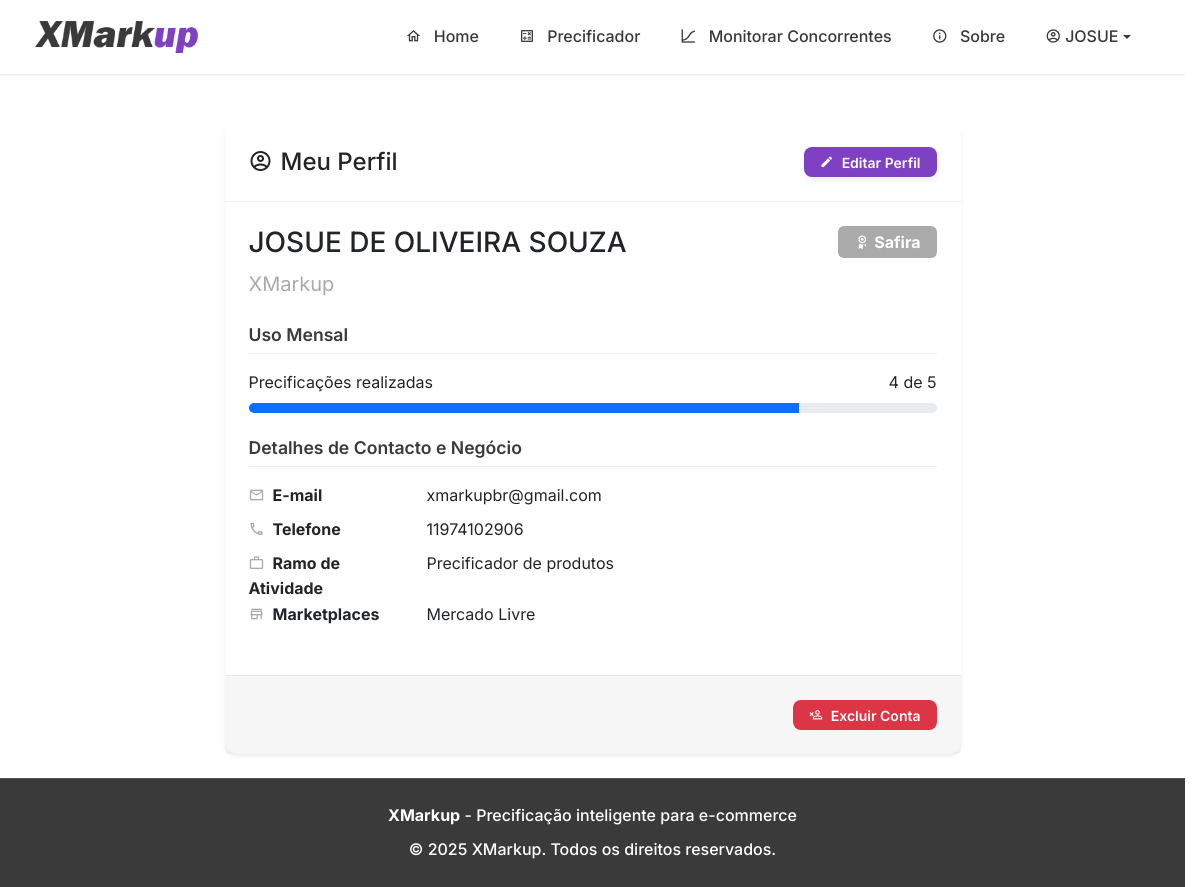
Screenshot of /perfil (signed in) with the database file from the repository.
### tables this page shows
CREATE TABLE users (
            id INTEGER PRIMARY KEY AUTOINCREMENT,
            email TEXT UNIQUE NOT NULL,
            password TEXT NOT NULL,
            nome_completo TEXT,
            empresa TEXT,
            telefone TEXT,
            ramo_atividade TEXT,
            marketplaces TEXT,
            is_admin BOOLEAN NOT NULL DEFAULT 0,
            
            -- COLUNAS DE GESTÃO DE CLIENTES --
            status_cliente TEXT NOT NULL DEFAULT 'Safira',
            precificacao_limit INTEGER NOT NULL DEFAULT 5,
            limit_reset_date TIMESTAMP,

            -- COLUNAS DE CONFIGURAÇÃO --
            default_margem REAL DEFAULT 0.0,
            default_comissao_site REAL DEFAULT 0.0,
            default_frete_site REAL DEFAULT 0.0,
            default_comissao_ml REAL DEFAULT 0.0,
            default_frete_ml REAL DEFAULT 0.0,
            default_comissao_shopee REAL DEFAULT 0.0,
            default_frete_shopee REAL DEFAULT 0.0,
            
            -- NOVAS COLUNAS PARA MARGEM DE CONTRIBUIÇÃO --
            default_pricing_method TEXT DEFAULT 'simple_margin',
            default_fixed_costs REAL DEFAULT 0.0,
            default_monthly_sales_qty INTEGER DEFAULT 100,
            default_contribution_margin REAL DEFAULT 30.0,
            
            -- NOVAS COLUNAS PARA EXCLUSÃO DE CONTA --
            is_deleted BOOLEAN NOT NULL DEFAULT 0,
            deleted_at TIMESTAMP,
            delete_reason TEXT
        );

### app.py (the view)
@app.route('/perfil')
@login_required
def perfil():
    db = get_db()
    user_data = db.execute(
        'SELECT * FROM users WHERE id = ?', (current_user.id,)
    ).fetchone()
    uso_recente = get_user_usage(db, current_user.id, user_data['limit_reset_date'])
    return render_template(
        'perfil.html',
        user=user_data,
        uso_recente=uso_recente
    )

### app.py (called while the page is built, shortened)
def get_user_usage(db, user_id, last_reset_date=None):
    start_date = datetime.now() - timedelta(days=30)
    count = db.execute(
        "SELECT COUNT(id) FROM precificacoes WHERE user_id = ? AND criado_em > ?",
        (user_id, start_date)
    ).fetchone()[0]
    return count

### database.py (called while the page is built)
def get_db():
    if 'db' not in g:
        g.db = sqlite3.connect(DATABASE_NAME)
        g.db.row_factory = sqlite3.Row
    return g.db

### templates/perfil.html (shortened to what this page needs)
{% extends 'base.html' %}
{% block content %}
<div class="container mt-4">
    <div class="row justify-content-center">
        <div class="col-lg-8">
            <div class="card shadow-sm">
                <div class="card-header d-flex justify-content-between align-items-center">
                    <h4 class="mb-0"><span class="mdi mdi-account-circle-outline me-2"></span>Meu Perfil</h4>
                    <a href="{{ url_for('editar_perfil') }}" class="btn btn-sm btn-primary">
                        <span class="mdi mdi-pencil me-1"></span>Editar Perfil
                    </a>
                </div>
                <div class="card-body p-4">
                    <div class="d-flex justify-content-between align-items-start mb-4">
                        <div>
                            <h3>{{ user.nome_completo }}</h3>
                            <p class="text-muted fs-5 mb-0">{{ user.empresa or 'Empresa não informada' }}</p>
                        </div>
                        <div>
                            {% set status_color = 'secondary' %}
                            {% if user.status_cliente == 'Esmeralda' %}{% set status_color = 'success' %}{% endif %}
                            {% if user.status_cliente == 'Diamante' %}{% set status_color = 'primary' %}{% endif %}
                            <span class="badge bg-{{ status_color }} fs-6 px-3 py-2">
                                <span class="mdi mdi-seal-variant me-1"></span>{{ user.status_cliente }}
                            </span>
                        </div>
                    </div>
                    <div class="mb-4">
                        <h5 class="form-section-title">Uso Mensal</h5>
                        <div class="d-flex justify-content-between">
                            <span>Precificações realizadas</span>
                            <span>{{ uso_recente }} de {{ user.precificacao_limit }}</span>
                        </div>
                        <div class="progress mt-2" style="height: 10px;">
                            {% set usage_percent = (uso_recente / user.precificacao_limit * 100)|int %}
                            <div class="progress-bar" role="progressbar" style="width: {{ usage_percent }}%;" aria-valuenow="{{ uso_recente }}" aria-valuemin="0" aria-valuemax="{{ user.precificacao_limit }}"></div>
                        </div>
                    </div>
                    <h5 class="form-section-title mt-4">Detalhes de Contacto e Negócio</h5>
                    <dl class="row mt-3">
                        <dt class="col-sm-4 col-lg-3"><span class="mdi mdi-email-outline me-2 text-muted"></span>E-mail</dt>
                        <dd class="col-sm-8 col-lg-9">{{ user.email }}</dd>
                        <dt class="col-sm-4 col-lg-3"><span class="mdi mdi-phone-outline me-2 text-muted"></span>Telefone</dt>
                        <dd class="col-sm-8 col-lg-9">{{ user.telefone or 'Não informado' }}</dd>
                        <dt class="col-sm-4 col-lg-3"><span class="mdi mdi-briefcase-outline me-2 text-muted"></span>Ramo de Atividade</dt>
                        <dd class="col-sm-8 col-lg-9">{{ user.ramo_atividade or 'Não informado' }}</dd>
                        <dt class="col-sm-4 col-lg-3"><span class="mdi mdi-store-outline me-2 text-muted"></span>Marketplaces</dt>
                        <dd class="col-sm-8 col-lg-9">{{ user.marketplaces.replace(',', ', ') if user.marketplaces else 'Não informado' }}</dd>
                    </dl>
                </div>
                <div class="card-footer bg-light text-end">
                    <button type="button" class="btn btn-sm btn-danger" data-bs-toggle="modal" data-bs-target="#deleteAccountModal">
                        <span class="mdi mdi-account-remove-outline me-1"></span>Excluir Conta
                    </button>
                </div>
            </div>
        </div>
    </div>
</div>
{% endblock %}

### templates/base.html (shortened to what this page needs)
<!DOCTYPE html>
<html lang="pt-br">
<head>
    <link href="https://cdn.jsdelivr.net/npm/bootstrap@5.3.3/dist/css/bootstrap.min.css" rel="stylesheet">
    <link rel="stylesheet" href="https://cdn.jsdelivr.net/npm/@mdi/font@7.4.47/css/materialdesignicons.min.css">
    <link rel="stylesheet" href="{{ url_for('static', filename='css/style.css') }}">
</head>
<body>
    <nav class="navbar navbar-expand-lg sticky-top">
        <div class="container">
            <a class="navbar-brand d-flex align-items-center" href="{{ url_for('home') }}">
                <img src="{{ url_for('static', filename='logo.png') }}" alt="XMarkup Logo" height="32" class="me-2">
            </a>
            <div class="collapse navbar-collapse" id="navbarNav">
                <ul class="navbar-nav ms-auto">
                    <li class="nav-item">
                        <a class="nav-link {% if request.endpoint == 'home' %}active{% endif %}"
                           href="{{ url_for('home') }}">
                            <span class="mdi mdi-home-outline"></span>
                            Home
                        </a>
                    </li>
                    {% if current_user.is_authenticated %}
                    <li class="nav-item">
                        <a class="nav-link {% if request.endpoint == 'precificador' %}active{% endif %}"
                           href="{{ url_for('precificador') }}">
                            <span class="mdi mdi-calculator-variant-outline"></span>
                            Precificador
                        </a>
                    </li>
                    <li class="nav-item">
                        <a class="nav-link {% if request.endpoint == 'competitor_monitor' %}active{% endif %}"
                           href="{{ url_for('competitor_monitor') }}">
                            <span class="mdi mdi-chart-bell-curve-cumulative"></span>
                            Monitorar Concorrentes
                        </a>
                    </li>
                    {% endif %}
                    <li class="nav-item">
                        <a class="nav-link {% if request.endpoint == 'sobre' %}active{% endif %}"
                           href="{{ url_for('sobre') }}">
                            <span class="mdi mdi-information-outline"></span>
                            Sobre
                        </a>
                    </li>
                    {% if current_user.is_authenticated %}
                        <li class="nav-item dropdown">
                            <a class="nav-link dropdown-toggle d-flex align-items-center" href="#" id="navbarDropdown"
                               role="button" data-bs-toggle="dropdown" aria-expanded="false">
                                <span class="mdi mdi-account-circle-outline me-1"></span>
                                {{ current_user.nome_completo.split(' ')[0] }}
                            </a>
                        </li>
                    {% endif %}
                </ul>
            </div>
        </div>
    </nav>
    <main class="py-4">
        {% block content %}{% endblock %}
    </main>
    <footer class="text-center">
        <div class="container">
            <div class="row">
                <div class="col-md-12">
                    <p class="mb-2">
                        <strong>XMarkup</strong> - Precificação inteligente para e-commerce
                    </p>
                    <p class="mb-0">
                        &copy; {{ moment().format('YYYY') if moment else '2025' }} XMarkup. Todos os direitos reservados.
                    </p>
                </div>
            </div>
        </div>
    </footer>
</body>
</html>

### static/css/style.css (style rules this page uses)
:root { --color-dark-gray: #3a3a3a; --color-light-gray: #aaaaaa; --color-purple: #7e41c4; --color-white: #FFFFFF; --color-purple-hover: #6a3aa0; --color-purple-light: rgba(126, 65, 196, 0.1); --color-gray-light: rgba(170, 170, 170, 0.1); --font-family-primary: 'Inter', -apple-system, BlinkMacSystemFont, 'Segoe UI', Roboto, sans-serif; --font-weight-normal: 400; --font-weight-medium: 500; --font-weight-semibold: 600; --font-weight-bold: 700; --spacing-xs: 0.25rem; --spacing-sm: 0.5rem; --spacing-md: 1rem; --spacing-lg: 1.5rem; --spacing-xl: 2rem; --spacing-xxl: 3rem; --border-radius-sm: 0.375rem; --border-radius-md: 0.5rem; --border-radius-lg: 0.75rem; --border-radius-xl: 1rem; --shadow-sm: 0 1px 2px 0 rgba(58, 58, 58, 0.05); --shadow-md: 0 4px 6px -1px rgba(58, 58, 58, 0.1); --shadow-lg: 0 10px 15px -3px rgba(58, 58, 58, 0.1); --shadow-xl: 0 20px 25px -5px rgba(58, 58, 58, 0.1); }
* { box-sizing: border-box; }
html { scrollbar-gutter: stable; scroll-behavior: smooth; }
body { font-family: var(--font-family-primary); background-color: var(--color-white); color: var(--color-dark-gray); line-height: 1.6; font-weight: var(--font-weight-normal); min-height: 100vh; display: flex; flex-direction: column; }
main { flex: 1; }
.navbar { background-color: var(--color-white) !important; border-bottom: 1px solid rgba(170, 170, 170, 0.2); box-shadow: var(--shadow-sm); padding: var(--spacing-md) 0; }
.navbar-brand { font-weight: var(--font-weight-bold); color: var(--color-dark-gray) !important; font-size: 1.5rem; }
.navbar-nav .nav-link { color: var(--color-dark-gray) !important; font-weight: var(--font-weight-medium); padding: var(--spacing-sm) var(--spacing-md) !important; margin: 0 var(--spacing-xs); border-radius: var(--border-radius-md); transition: all 0.3s ease; }
.btn { font-weight: var(--font-weight-semibold); border-radius: var(--border-radius-md); padding: var(--spacing-sm) var(--spacing-lg); transition: all 0.3s ease; border: none; text-decoration: none; display: inline-flex; align-items: center; justify-content: center; gap: var(--spacing-xs); }
.btn-primary { background-color: var(--color-purple); color: var(--color-white); box-shadow: var(--shadow-md); }
.btn-sm { padding: var(--spacing-xs) var(--spacing-md); font-size: 0.875rem; }
.card { border: none; border-radius: var(--border-radius-lg); box-shadow: var(--shadow-md); background-color: var(--color-white); transition: all 0.3s ease; }
.card-header { background-color: var(--color-white); border-bottom: 1px solid rgba(170, 170, 170, 0.2); padding: var(--spacing-lg); border-radius: var(--border-radius-lg) var(--border-radius-lg) 0 0; }
.card-body { padding: var(--spacing-lg); }
.card-footer { background-color: rgba(170, 170, 170, 0.05); border-top: 1px solid rgba(170, 170, 170, 0.2); padding: var(--spacing-lg); border-radius: 0 0 var(--border-radius-lg) var(--border-radius-lg); }
.mdi { margin-right: var(--spacing-sm); }
.text-muted { color: var(--color-light-gray) !important; }
.bg-secondary { background-color: var(--color-light-gray) !important; }
.bg-light { background-color: rgba(170, 170, 170, 0.1) !important; }
footer { background-color: var(--color-dark-gray); color: var(--color-white); padding: var(--spacing-lg) 0; margin-top: auto; border-top: 1px solid rgba(170, 170, 170, 0.2); }
footer p { margin: 0; font-weight: var(--font-weight-medium); }
.form-section-title { font-size: 1.1rem; color: var(--color-dark-gray); margin-bottom: var(--spacing-md); border-bottom: 1px solid rgba(170, 170, 170, 0.2); padding-bottom: var(--spacing-sm); font-weight: var(--font-weight-semibold); }

### rows the page displays
users: nome_completo "JOSUE", nome_completo "JOSUE DE OLIVEIRA SOUZA", empresa "XMarkup", status_cliente "Safira", precificacao_limit "5", email "xmarkupbr@gmail.com", telefone "11974102906", ramo_atividade "Precificador de produtos", marketplaces "Mercado Livre"

### other values shown
{{ uso_recente }} "4"
{{ moment().format('YYYY') if moment else '2025' }} "2025"
